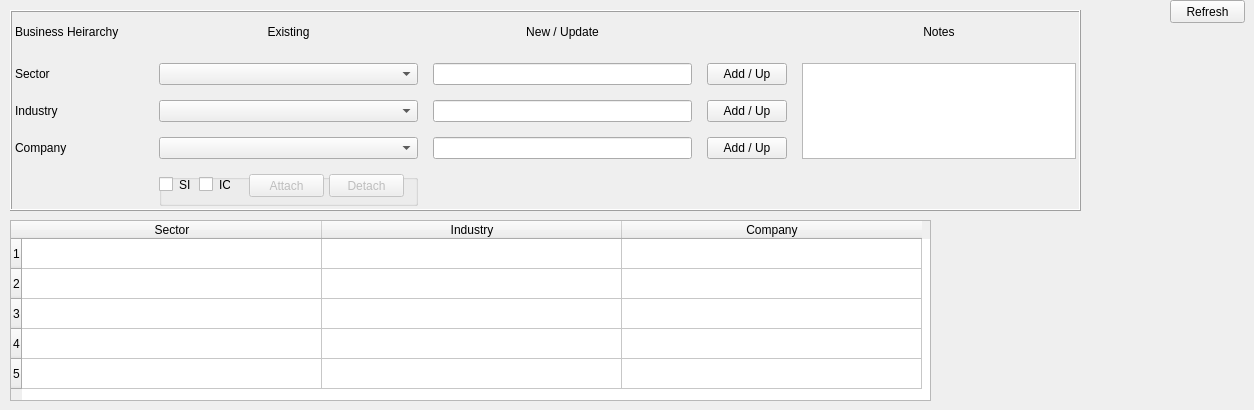
      <widget class="QWidget" name="businessMetaTab">
       <attribute name="title">
        <string>Business Meta</string>
       </attribute>
       <widget class="QFrame" name="busMetaBHFrame">
        <property name="geometry">
         <rect>
          <x>10</x>
          <y>10</y>
          <width>1071</width>
          <height>201</height>
         </rect>
        </property>
        <property name="styleSheet">
         <string notr="true">border-color: rgb(0, 0, 0);</string>
        </property>
        <property name="frameShape">
         <enum>QFrame::Box</enum>
        </property>
        <property name="frameShadow">
         <enum>QFrame::Raised</enum>
        </property>
        <widget class="QWidget" name="gridLayoutWidget">
         <property name="geometry">
          <rect>
           <x>0</x>
           <y>0</y>
           <width>1071</width>
           <height>201</height>
          </rect>
         </property>
         <layout class="QGridLayout" name="busMetaBHGrid" rowstretch="0,0,0,0,0" columnstretch="1,2,2,0,2,0">
          <property name="sizeConstraint">
           <enum>QLayout::SetDefaultConstraint</enum>
          </property>
          <property name="leftMargin">
           <number>5</number>
          </property>
          <property name="topMargin">
           <number>5</number>
          </property>
          <property name="rightMargin">
           <number>5</number>
          </property>
          <property name="bottomMargin">
           <number>5</number>
          </property>
          <property name="spacing">
           <number>15</number>
          </property>
          <item row="1" column="3">
           <widget class="QPushButton" name="busMetaBHSButton">
            <property name="focusPolicy">
             <enum>Qt::NoFocus</enum>
            </property>
            <property name="text">
             <string>Add / Up</string>
            </property>
           </widget>
          </item>
          <item row="3" column="0">
           <widget class="QLabel" name="label_29">
            <property name="text">
             <string>Company</string>
            </property>
           </widget>
          </item>
          <item row="3" column="3">
           <widget class="QPushButton" name="busMetaBHCButton">
            <property name="focusPolicy">
             <enum>Qt::NoFocus</enum>
            </property>
            <property name="text">
             <string>Add / Up</string>
            </property>
           </widget>
          </item>
          <item row="0" column="1">
           <widget class="QLabel" name="label_31">
            <property name="text">
             <string>Existing</string>
            </property>
            <property name="alignment">
             <set>Qt::AlignCenter</set>
            </property>
           </widget>
          </item>
          <item row="2" column="0">
           <widget class="QLabel" name="label_27">
            <property name="text">
             <string>Industry</string>
            </property>
           </widget>
          </item>
          <item row="2" column="1">
           <widget class="QComboBox" name="busMetaBHICombo">
            <property name="sizePolicy">
             <sizepolicy hsizetype="Expanding" vsizetype="Fixed">
              <horstretch>0</horstretch>
              <verstretch>0</verstretch>
             </sizepolicy>
            </property>
           </widget>
          </item>
          <item row="0" column="2">
           <widget class="QLabel" name="label_32">
            <property name="text">
             <string>New / Update</string>
            </property>
            <property name="alignment">
             <set>Qt::AlignCenter</set>
            </property>
           </widget>
          </item>
          <item row="3" column="2">
           <widget class="QLineEdit" name="busMetaBHCField"/>
          </item>
          <item row="2" column="2">
           <widget class="QLineEdit" name="busMetaBHIField"/>
          </item>
          <item row="0" column="4" colspan="2">
           <widget class="QLabel" name="label_33">
            <property name="text">
             <string>Notes</string>
            </property>
            <property name="alignment">
             <set>Qt::AlignCenter</set>
            </property>
           </widget>
          </item>
          <item row="1" column="0">
           <widget class="QLabel" name="label_28">
            <property name="text">
             <string>Sector</string>
            </property>
           </widget>
          </item>
          <item row="1" column="2">
           <widget class="QLineEdit" name="busMetaBHSField">
            <property name="text">
             <string/>
            </property>
           </widget>
          </item>
          <item row="1" column="4" rowspan="3" colspan="2">
           <widget class="QTextEdit" name="busMetaBHNotesArea">
            <property name="focusPolicy">
             <enum>Qt::ClickFocus</enum>
            </property>
           </widget>
          </item>
          <item row="1" column="1">
           <widget class="QComboBox" name="busMetaBHSCombo">
            <property name="sizePolicy">
             <sizepolicy hsizetype="Expanding" vsizetype="Fixed">
              <horstretch>0</horstretch>
              <verstretch>0</verstretch>
             </sizepolicy>
            </property>
           </widget>
          </item>
          <item row="3" column="1">
           <widget class="QComboBox" name="busMetaBHCCombo">
            <property name="sizePolicy">
             <sizepolicy hsizetype="Expanding" vsizetype="Fixed">
              <horstretch>0</horstretch>
              <verstretch>0</verstretch>
             </sizepolicy>
            </property>
           </widget>
          </item>
          <item row="2" column="3">
           <widget class="QPushButton" name="busMetaBHIButton">
            <property name="focusPolicy">
             <enum>Qt::NoFocus</enum>
            </property>
            <property name="text">
             <string>Add / Up</string>
            </property>
           </widget>
          </item>
          <item row="0" column="0">
           <widget class="QLabel" name="label_30">
            <property name="text">
             <string>Business Heirarchy</string>
            </property>
           </widget>
          </item>
          <item row="4" column="1">
           <widget class="QGroupBox" name="busMetaBHLinkGroup">
            <property name="title">
             <string/>
            </property>
            <widget class="QCheckBox" name="busMetaBHSICheckbox">
             <property name="geometry">
              <rect>
               <x>0</x>
               <y>0</y>
               <width>41</width>
               <height>21</height>
              </rect>
             </property>
             <property name="focusPolicy">
              <enum>Qt::NoFocus</enum>
             </property>
             <property name="text">
              <string>SI</string>
             </property>
            </widget>
            <widget class="QCheckBox" name="busMetaBHICCheckbox">
             <property name="geometry">
              <rect>
               <x>40</x>
               <y>0</y>
               <width>31</width>
               <height>21</height>
              </rect>
             </property>
             <property name="focusPolicy">
              <enum>Qt::NoFocus</enum>
             </property>
             <property name="text">
              <string>IC</string>
             </property>
            </widget>
            <widget class="QPushButton" name="busMetaBHAttButton">
             <property name="enabled">
              <bool>false</bool>
             </property>
             <property name="geometry">
              <rect>
               <x>90</x>
               <y>0</y>
               <width>75</width>
               <height>23</height>
              </rect>
             </property>
             <property name="text">
              <string>Attach</string>
             </property>
            </widget>
            <widget class="QPushButton" name="busMetaBHDetButton">
             <property name="enabled">
              <bool>false</bool>
             </property>
             <property name="geometry">
              <rect>
               <x>170</x>
               <y>0</y>
               <width>75</width>
               <height>23</height>
              </rect>
             </property>
             <property name="text">
              <string>Detach</string>
             </property>
            </widget>
           </widget>
          </item>
         </layout>
        </widget>
       </widget>
       <widget class="QTableWidget" name="busMetaBHSICTable">
        <property name="geometry">
         <rect>
          <x>10</x>
          <y>220</y>
          <width>921</width>
          <height>181</height>
         </rect>
        </property>
        <property name="focusPolicy">
         <enum>Qt::ClickFocus</enum>
        </property>
        <property name="editTriggers">
         <set>QAbstractItemView::NoEditTriggers</set>
        </property>
        <property name="selectionMode">
         <enum>QAbstractItemView::NoSelection</enum>
        </property>
        <property name="sortingEnabled">
         <bool>true</bool>
        </property>
        <property name="rowCount">
         <number>5</number>
        </property>
        <property name="columnCount">
         <number>3</number>
        </property>
        <attribute name="horizontalHeaderDefaultSectionSize">
         <number>300</number>
        </attribute>
        <row/>
        <row/>
        <row/>
        <row/>
        <row/>
        <column>
         <property name="text">
          <string>Sector</string>
         </property>
        </column>
        <column>
         <property name="text">
          <string>Industry</string>
         </property>
        </column>
        <column>
         <property name="text">
          <string>Company</string>
         </property>
        </column>
       </widget>
       <widget class="QPushButton" name="busMetaRefreshButton">
        <property name="geometry">
         <rect>
          <x>1170</x>
          <y>0</y>
          <width>75</width>
          <height>23</height>
         </rect>
        </property>
        <property name="focusPolicy">
         <enum>Qt::NoFocus</enum>
        </property>
        <property name="text">
         <string>Refresh</string>
        </property>
       </widget>
      </widget>
